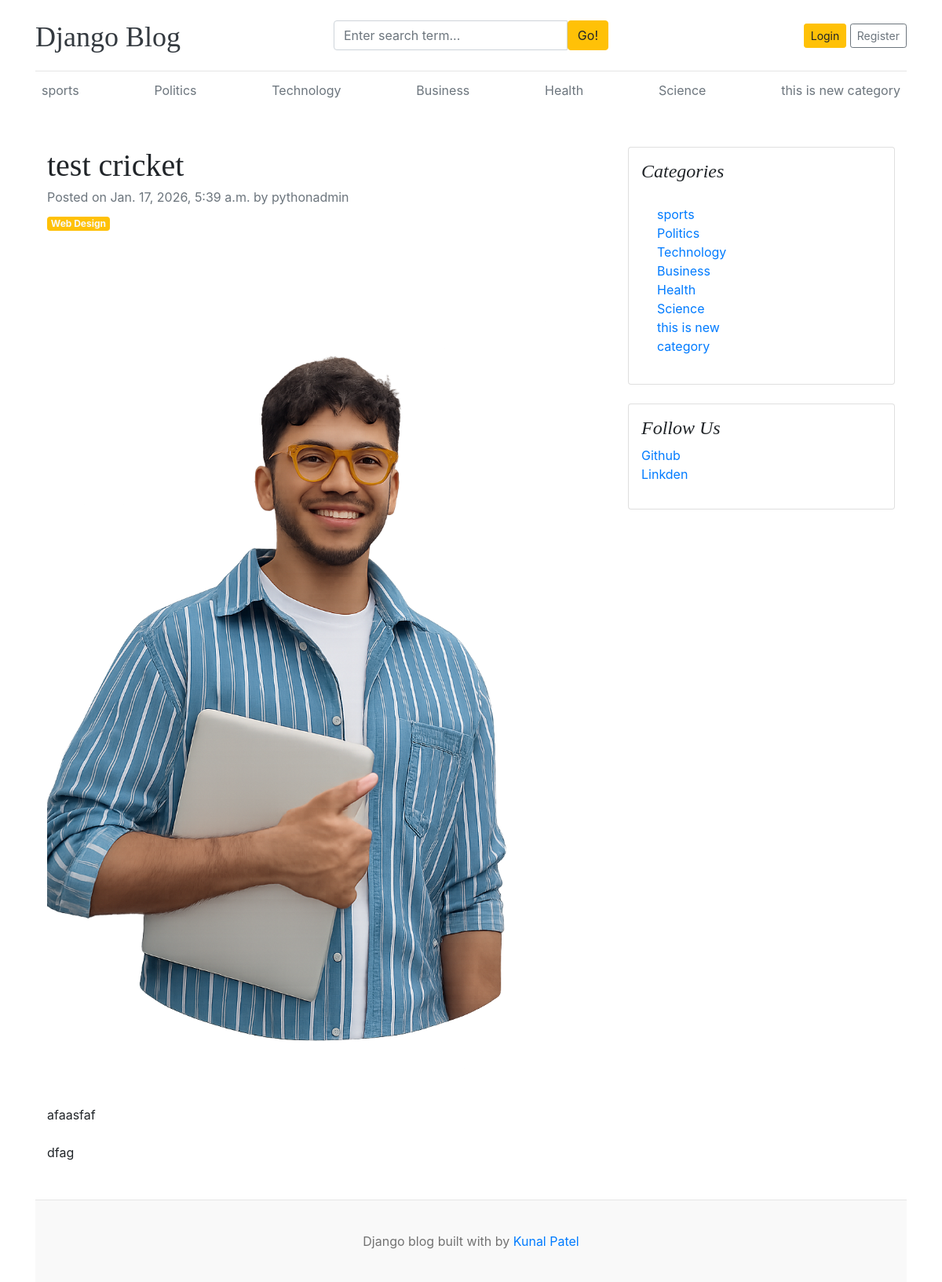
The app's page /blogs/test-cricket/ with its own data.
### blogs/models.py (models this page shows, shortened)
class Category(models.Model):
    category_name = models.CharField(max_length=50, unique=True)
    created_at = models.DateTimeField(auto_now_add=True)
    updated_at = models.DateTimeField(auto_now=True)
    class Meta:
        verbose_name_plural = 'categories'

class Blog(models.Model):
    title = models.CharField(max_length=100)
    slug = models.SlugField(max_length=150, unique=True, blank=True)
    category = models.ForeignKey(Category, on_delete=models.CASCADE)
    author = models.ForeignKey(User, on_delete=models.CASCADE)
    featured_image = models.ImageField(upload_to='uploads/%Y/%m/%d')
    short_description = models.TextField(max_length=500)
    blog_body = models.TextField(max_length=2000)
    status = models.CharField(max_length=20, choices=STATUS_CHOICES, default="Draft")
    is_featured = models.BooleanField(default=False)
    created_at = models.DateTimeField(auto_now_add=True)
    updated_at = models.DateTimeField(auto_now=True)

### assignments/models.py (models this page shows, shortened)
class SocialLink(models.Model):
    platform = models.CharField(max_length=25)
    link = models.URLField(max_length=100)
    created_at = models.DateTimeField(auto_now_add=True)
    updated_at = models.DateTimeField(auto_now=True)

### blogs/views.py (the view)
# urls.py: path('blogs/<slug:slug>/', BlogsView.blogs, name='blogs'),
def blogs(request, slug):
    single_blog = get_object_or_404(Blog, slug=slug, status='Published')
    context = {
        'single_blog': single_blog,
    }
    return render(request, 'blogs.html', context)

### blogs/context_processors.py (called while the page is built)
def get_categories(request):
    categories = Category.objects.all()
    return dict(categories=categories)

def get_social_links(request):
    social_links  = SocialLink.objects.all()
    return dict(social_links=social_links)

### templates/blogs.html
{% extends 'base.html' %}
{% block content %}
<div class="container mt-5">
    <div class="row">
        <div class="col-lg-8">
            <article>
                <header class="mb-4">
                    <h1 class="fw-bolder mb-1">{{ single_blog.title }}</h1>
                    <div class="text-muted fst-italic mb-2">Posted on {{ single_blog.created_at }} by {{single_blog.author}}</div>
                    <a class="badge bg-warning text-decoration-none text-light" href="#!">Web Design</a>
                </header>
                <figure class="mb-4"><img class="img-fluid rounded" src="{{ single_blog.featured_image.url}}" alt="..." /></figure>
                <section class="mb-5">
                    <p class="fs-5 mb-4">{{single_blog.short_description }}</p>
                    <p class="fs-5 mb-4">{{single_blog.blog_body }}</p>
                    </section>
            </article>
        </div>
        <div class="col-lg-4">
            <div class="card mb-4 p-3">
                <h4 class="font-italic">Categories</h4>
                <div class="card-body">
                    <div class="row">
                        <div class="col-sm-6">
                            <ul class="list-unstyled mb-0">
                                {% for cat in categories %}
                                <li><a href="{% url 'posts_by_category' cat.id %}">{{ cat.category_name }}</a></li>
                                {% endfor %}
                            </ul>
                        </div>
                    </div>
                </div>
            </div>
             {% if social_links %}
            <div class="card mb-4 p-3">
                <h4 class="font-italic">Follow Us</h4>
                <ol class="list-unstyled">
                    {% for i in social_links %}
                    <li><a href="{{i.link}}" target="_blank">{{ i.platform }} </a></li>
                    {% endfor %}
                </ol>
            </div>
            {% endif %}
        </div>
    </div>
</div>
{% endblock %}

### templates/base.html (shortened to what this page needs)
{% load static %}
<!DOCTYPE html>
<html lang="en">
<head>
    <link href="https://getbootstrap.com/docs/4.0/dist/css/bootstrap.min.css" rel="stylesheet">
    <link href="{% static 'css/blog.css' %}" rel="stylesheet">
    <link rel="stylesheet" href="https://cdnjs.cloudflare.com/ajax/libs/font-awesome/4.7.0/css/font-awesome.min.css">
</head>
<body>
    <div class="container">
      <header class="blog-header py-3">
        <div class="row flex-nowrap justify-content-between align-items-center">
          <div class="col-4 pt-1">
            <a class="blog-header-logo text-dark" href="/">Django Blog</a>
          </div>
          <div class="col-4">
            <form action="{% url 'search' %}" method="GET">
                <div class="input-group">
                    <input class="form-control" type="text"  name="keyword" placeholder="Enter search term..." aria-label="Enter search term..." aria-describedby="button-search" />
                    <button type="submit" class="btn btn-warning" id="button-search" type="button">Go!</button>
                  </div>
            </form>
          </div>
        <div class="col-4 d-flex justify-content-end align-items-center">
    {% if not user.is_authenticated %}
    <a class="btn btn-sm btn-warning" href="{% url 'login' %}">Login</a> &nbsp;
    <a class="btn btn-sm btn-outline-secondary" href="{% url 'register' %}">Register</a>
    {% else %}
    <span><a href="{% url 'dashboard' %}">Dashboard</a></span>
    &emsp;
    <span><a href="{% url 'logout' %}">Logout</a></span>
    {% endif %}
</div>
        </div>
      </header>
      <div class="nav-scroller py-1 mb-2">
        <nav class="nav d-flex justify-content-between">
          {% for cat in categories %}
          <a class="p-2 text-muted" href="{% url 'posts_by_category' cat.id %}">{{ cat.category_name }}</a>
          {% endfor %}
        </nav>
      </div>
      {% block content %}
      {% endblock %}
    <footer class="blog-footer">
      <p>Django blog built with by <a href="#">Kunal Patel</a></p>
    </footer>
    </body>
</html>

### blog_main/static/css/blog.css (style rules this page uses)
.blog-header { border-bottom: 1px solid #e5e5e5; }
.blog-header-logo { font-family: "Playfair Display", Georgia, "Times New Roman", serif; font-size: 2.25rem; }
h1, h2, h3, h4, h5, h6 { font-family: "Playfair Display", Georgia, "Times New Roman", serif; }
.blog-footer { padding: 2.5rem 0; color: #727272; text-align: center; background-color: #f9f9f9; border-top: .05rem solid #e5e5e5; }
.blog-footer p:last-child { margin-bottom: 0; }

### records on screen
Category: category_name "sports"
Category: category_name "Politics"
Category: category_name "Technology"
Category: category_name "Business"
Category: category_name "Health"
Category: category_name "Science"
Category: category_name "this is new category"
Blog: title "test cricket", created_at "Jan. 17, 2026, 5:39 a.m.", author "pythonadmin", featured_image (picture), short_description "afaasfaf", blog_body "dfag"
SocialLink: platform "Github"
SocialLink: platform "Linkden"
